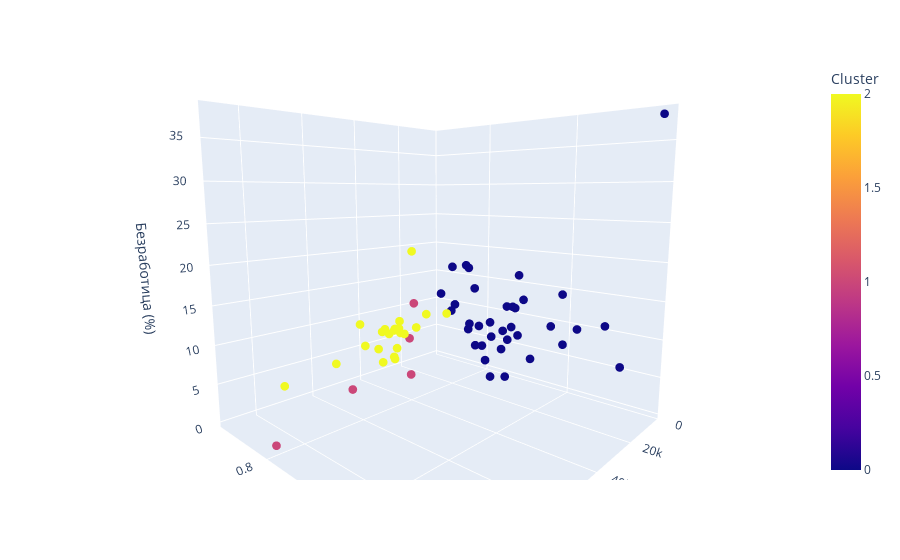

Notebook code for this chart:
### Code cell
fig = px.scatter_3d(data, x='ИРЧП', y='ВВП д/н', z='Безработица (%)', color='Cluster')
fig.update_traces(marker_size=3)
fig.show()

### Figure 1 — Plotly figure (JSON) as saved in the notebook; plotly's stock layout.template omitted (floating-point values rounded to 4 significant figures)
{"data": [{"hovertemplate": "ИРЧП=%{x}<br>ВВП д/н=%{y}<br>Безработица (%)=%{z}<br>Cluster=%{marker.color}<extra></extra>", "legendgroup": "", "marker": {"color": [2, 2, 2, 2, 2, 2, 2, 2, 2, 2, 2, 1, 2, 2, 2, 2, 2, 1, 2, 2, 2, 2, 1, 2, 0, 1, 0, 0, 1, 2, 0, 0, 0, 0, 0, 0, 0, 0, 0, 0, 0, 0, 0, 0, 0, 0, 0, 0, 0, 0, 0, 0, 0, 0, 0, 0, 0, 0, 0, 0, 0, 0], "coloraxis": "coloraxis", "size": 3, "symbol": "circle"}, "mode": "markers", "name": "", "scene": "scene", "showlegend": false, "type": "scatter3d", "x": [0.94, 0.94, 0.91, 0.9, 0.89, 0.89, 0.89, 0.89, 0.88, 0.87, 0.87, 0.87, 0.87, 0.87, 0.87, 0.87, 0.86, 0.86, 0.85, 0.85, 0.85, 0.85, 0.85, 0.83, 0.82, 0.82, 0.81, 0.81, 0.8, 0.8, 0.8, 0.78, 0.78, 0.78, 0.77, 0.77, 0.77, 0.75, 0.74, 0.74, 0.74, 0.73, 0.72, 0.72, 0.71, 0.71, 0.71, 0.7, 0.7, 0.7, 0.7, 0.69, 0.68, 0.68, 0.66, 0.62, 0.6, 0.6, 0.57, 0.52, 0.49, 0.44], "y": [52238, 39692, 27460, 47123, 40777, 39033, 37775, 35930, 33828, 41765, 34092, 29404, 34401, 36681, 36274, 36764, 29651, 28833, 29418, 80304, 39454, 35053, 57238, 27899, 22267, 36973, 18274, 18815, 88232, 23113, 18837, 16997, 14982, 15603, 14330, 11766, 17608, 14266, 14603, 12052, 20137, 13864, 9281, 15807, 12401, 9953, 6665, 11289, 5057, 11889, 5178, 9445, 13392, 7134, 7518, 6367, 5483, 4380, 4773, 3290, 2789, 2595], "z": [3.6, 5.1, 6.5, 9.7, 5.5, 8, 8.3, 7.4, 5.1, 3.9, 9.5, 6.4, 8.4, 8.3, 8.5, 4.2, 20, 12, 8.4, 5.5, 4.5, 7.9, 2.1, 10.6, 13.5, 2.4, 17.5, 10.7, 0.5, 10.7, 11.8, 17.9, 8.7, 7.9, 14.3, 8.2, 17.6, 5.6, 3.5, 9.2, 6.4, 1, 7.9, 7.6, 5.5, 0.9, 8.4, 7, 16.4, 12.1, 7.1, 11.8, 12.4, 13, 4.3, 9.7, 14.5, 7.1, 9.8, 10.8, 5.5, 38]}], "layout": {"autosize": true, "coloraxis": {"colorbar": {"title": {"text": "Cluster"}}, "colorscale": [[0, "#0d0887"], [0.1111, "#46039f"], [0.2222, "#7201a8"], [0.3333, "#9c179e"], [0.4444, "#bd3786"], [0.5556, "#d8576b"], [0.6667, "#ed7953"], [0.7778, "#fb9f3a"], [0.8889, "#fdca26"], [1, "#f0f921"]]}, "legend": {"tracegroupgap": 0}, "margin": {"t": 60}, "scene": {"aspectmode": "auto", "aspectratio": {"x": 1, "y": 1, "z": 1}, "camera": {"center": {"x": 0, "y": 0, "z": 0}, "eye": {"x": -1.048, "y": 1.139, "z": 0.2355}, "projection": {"type": "perspective"}, "up": {"x": 0, "y": 0, "z": 1}}, "domain": {"x": [0, 1], "y": [0, 1]}, "xaxis": {"title": {"text": "ИРЧП"}, "type": "linear"}, "yaxis": {"title": {"text": "ВВП д/н"}, "type": "linear"}, "zaxis": {"title": {"text": "Безработица (%)"}, "type": "linear"}}}}
